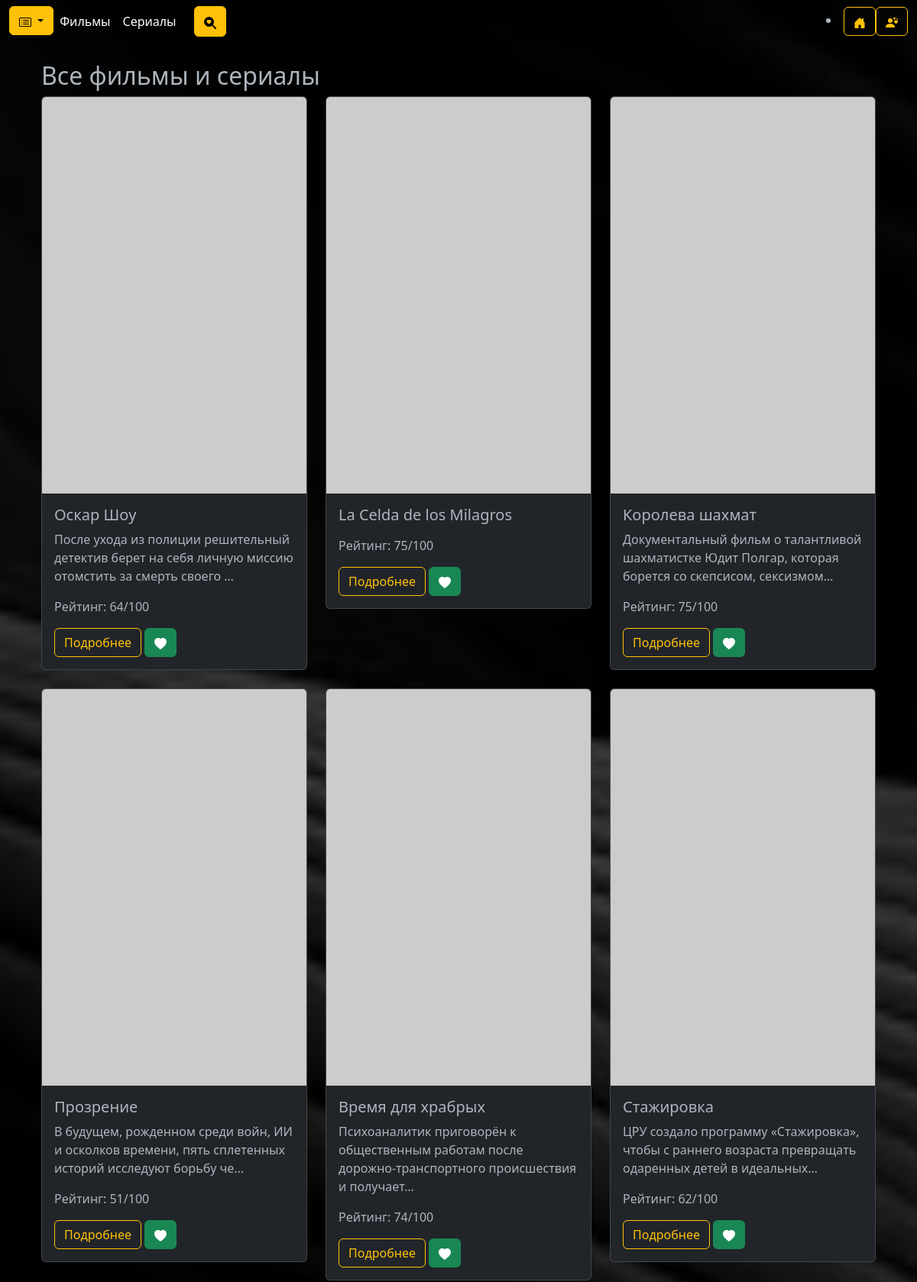
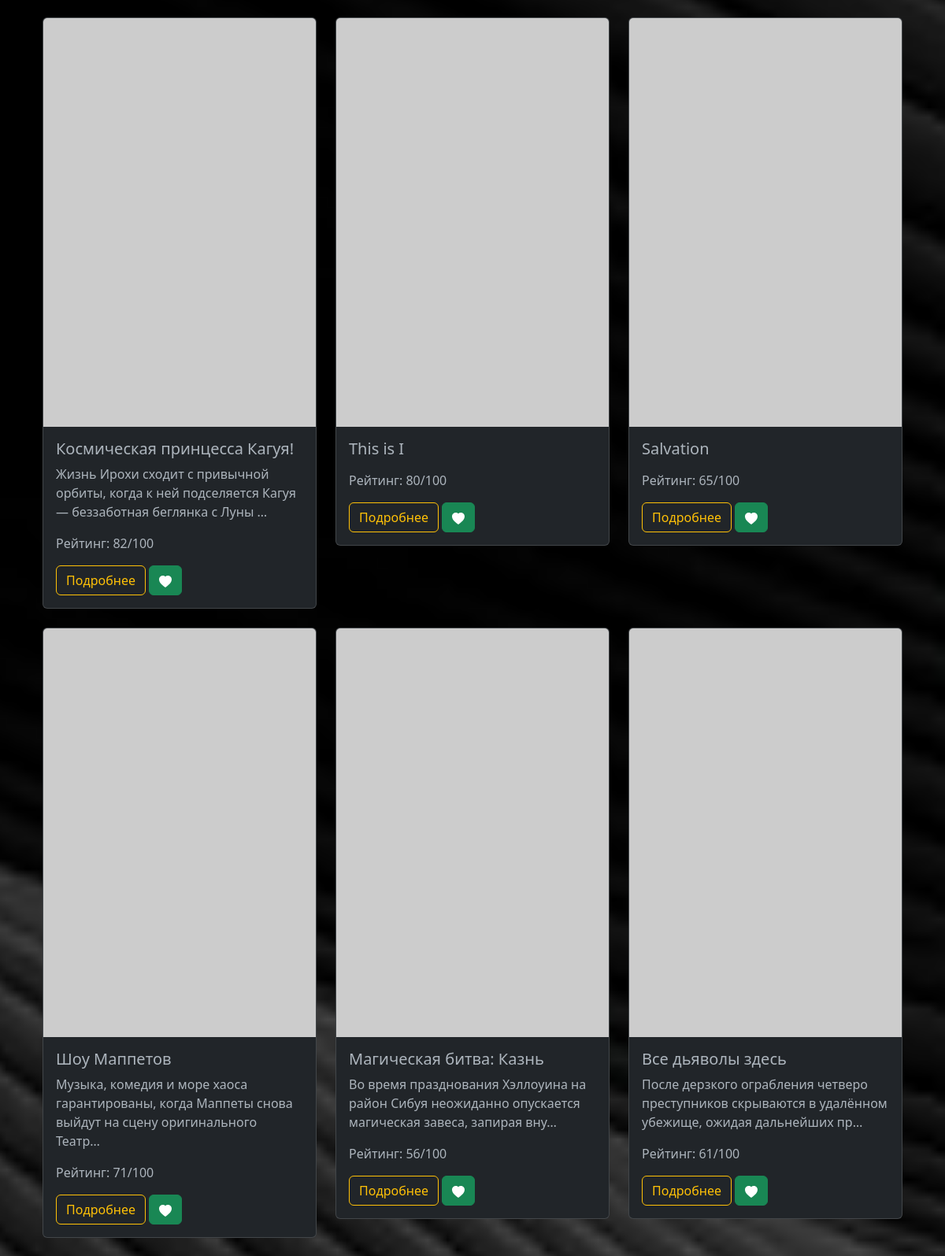
Page /Movie_app/content/ (upper part) on the committed database (2 pictures, top to bottom).
### Movie_app/models.py (models this page shows, shortened)
class Content(PolymorphicModel):
    tmdb_id = models.IntegerField(
        primary_key=True,
        unique=True,
        validators=[MinValueValidator(1)])
    title = models.CharField(max_length=200)
    created_at = models.DateTimeField(auto_now_add=True)

class Movie(Content):
    rating = models.IntegerField(
        default=0,
        validators=[MinValueValidator(0), MaxValueValidator(100)]
    )
    release_date = models.DateField(
        null=True,
        blank=True,
        verbose_name="Дата выхода"
    )
    created_in = models.ManyToManyField(Country,
                                        verbose_name="Страны производства")
    genres = models.ManyToManyField(Genre, verbose_name="Жанры")
    director = models.ManyToManyField(Director, verbose_name="Режиссёры")
    actors = models.ManyToManyField(Actor, verbose_name="Актёры")
    description = models.TextField(blank=True, verbose_name="Описание")
    poster_url = models.URLField(blank=True, validators=[URLValidator()])

class Content(PolymorphicModel):
    tmdb_id = models.IntegerField(
        primary_key=True,
        unique=True,
        validators=[MinValueValidator(1)])
    title = models.CharField(max_length=200)
    created_at = models.DateTimeField(auto_now_add=True)

### Movie_app/views.py (the view)
# urls.py: path('content/', views.ContentListView.as_view(), name='content_list'),
class ContentListView(ListView):
    model = Content
    template_name = 'Movie_app/content_list.html'
    context_object_name = 'contents'
    paginate_by = 20
    def get_queryset(self):
        queryset = super().get_queryset()
        queryset = queryset.order_by('-tmdb_id')
        form = ContentFilterForm(self.request.GET)
        if form.is_valid():
            genres = form.cleaned_data.get('genres')
            actors = form.cleaned_data.get('actors')
            directors = form.cleaned_data.get('directors')
            countries = form.cleaned_data.get('countries')
            if genres:
                queryset = queryset.filter(genres__in=genres)
            if actors:
                queryset = queryset.filter(actors__in=actors)
            if directors:
                queryset = queryset.filter(director__in=directors)
            if countries:
                queryset = queryset.filter(created_in__in=countries)
        return queryset.distinct()
    def get_context_data(self, **kwargs):
        context = super().get_context_data(**kwargs)
        context['filter_form'] = ContentFilterForm(self.request.GET)
        for content in context['contents']:
            content.is_series = isinstance(content, Series)
        return context

### Movie_app/templates/Movie_app/content_list.html (shortened to what this page needs)
{% extends 'includes/base.html' %}
{% block content %}
<div class="container my-4">
    <h2>Все фильмы и сериалы</h2>
    {% if contents %}
    <div class="row">
        {% for content in contents %}
        <div class="col-md-4 mb-4">
            <div class="card">
                {% if content.poster_url %}
                <img src="{{ content.poster_url }}" class="card-img-top" alt="{{ content.title }}"
                     onerror="this.src='https://via.placeholder.com/500x750?text=Image+Error'">
                {% else %}
                <img src="https://via.placeholder.com/500x750?text=No+Image" class="card-img-top"
                     alt="{{ content.title }}">
                {% endif %}
                <div class="card-body">
                    <h5 class="card-title">{{ content.title }}</h5>
                    <p class="card-text">{{ content.description|truncatechars:100 }}</p>
                    <p>Рейтинг: {{ content.rating }}/100</p>
                    <a href="{% url 'Movie_app:content_detail' content.tmdb_id %}" class="btn btn-outline-warning">Подробнее</a>
                    <form method="post" action="{% url 'recommendations:add_to_favorites' content.tmdb_id %}"
                          style="display: inline;">
                        <button type="submit" class="btn btn-success">
                            <svg xmlns="http://www.w3.org/2000/svg" width="16" height="16" fill="currentColor"
                                 class="bi bi-heart-fill" viewBox="0 0 16 16">
                                <path fill-rule="evenodd"
                                      d="M8 1.314C12.438-3.248 23.534 4.735 8 15-7.534 4.736 3.562-3.248 8 1.314z"/>
                            </svg>
                        </button>
                </div>
            </div>
        </div>
        {% endfor %}
    </div>
    {% else %}
    <p>Контент не найден.</p>
    {% endif %}
</div>
{% endblock %}

### rows in the picture
Movie: title "Оскар Шоу", description "После ухода из полиции решительный детектив берет на себя личную миссию отомстить за смерть своего …", rating "64"
Movie: title "La Celda de los Milagros", rating "75"
Movie: title "Королева шахмат", description "Документальный фильм о талантливой шахматистке Юдит Полгар, которая борется со скепсисом, сексизмом…", rating "75"
Movie: title "Прозрение", description "В будущем, рожденном среди войн, ИИ и осколков времени, пять сплетенных историй исследуют борьбу че…", rating "51"
Movie: title "Время для храбрых", description "Психоаналитик приговорён к общественным работам после дорожно-транспортного происшествия и получает…", rating "74"
Movie: title "Стажировка", description "ЦРУ создало программу «Стажировка», чтобы с раннего возраста превращать одаренных детей в идеальных…", rating "62"
Movie: title "Космическая принцесса Кагуя!", description "Жизнь Ирохи сходит с привычной орбиты, когда к ней подселяется Кагуя — беззаботная беглянка с Луны …", rating "82"
Movie: title "This is I", rating "80"
Movie: title "Salvation", rating "65"
Movie: title "Шоу Маппетов", description "Музыка, комедия и море хаоса гарантированы, когда Маппеты снова выйдут на сцену оригинального Театр…", rating "71"
Movie: title "Магическая битва: Казнь", description "Во время празднования Хэллоуина на район Сибуя неожиданно опускается магическая завеса, запирая вну…", rating "56"
Movie: title "Все дьяволы здесь", description "После дерзкого ограбления четверо преступников скрываются в удалённом убежище, ожидая дальнейших пр…", rating "61"
